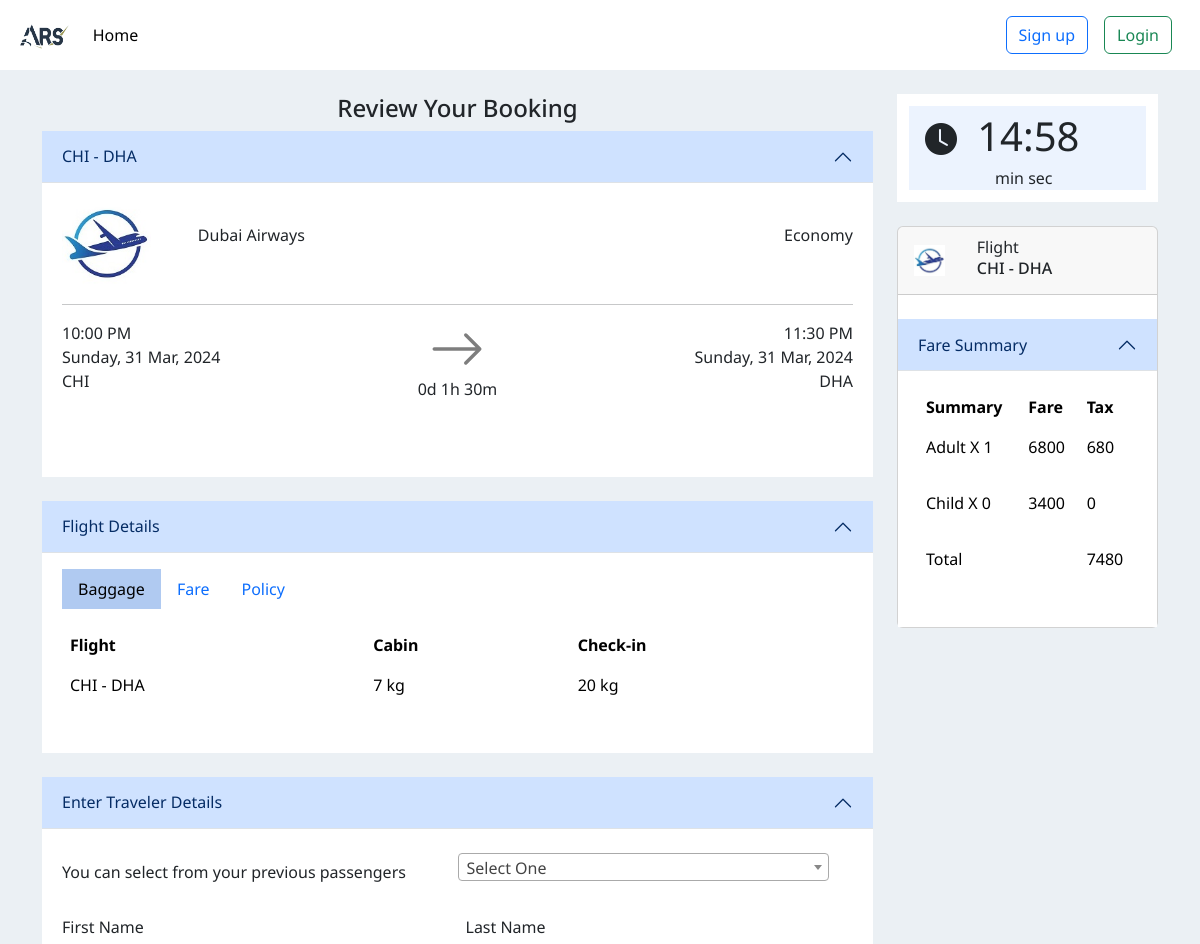
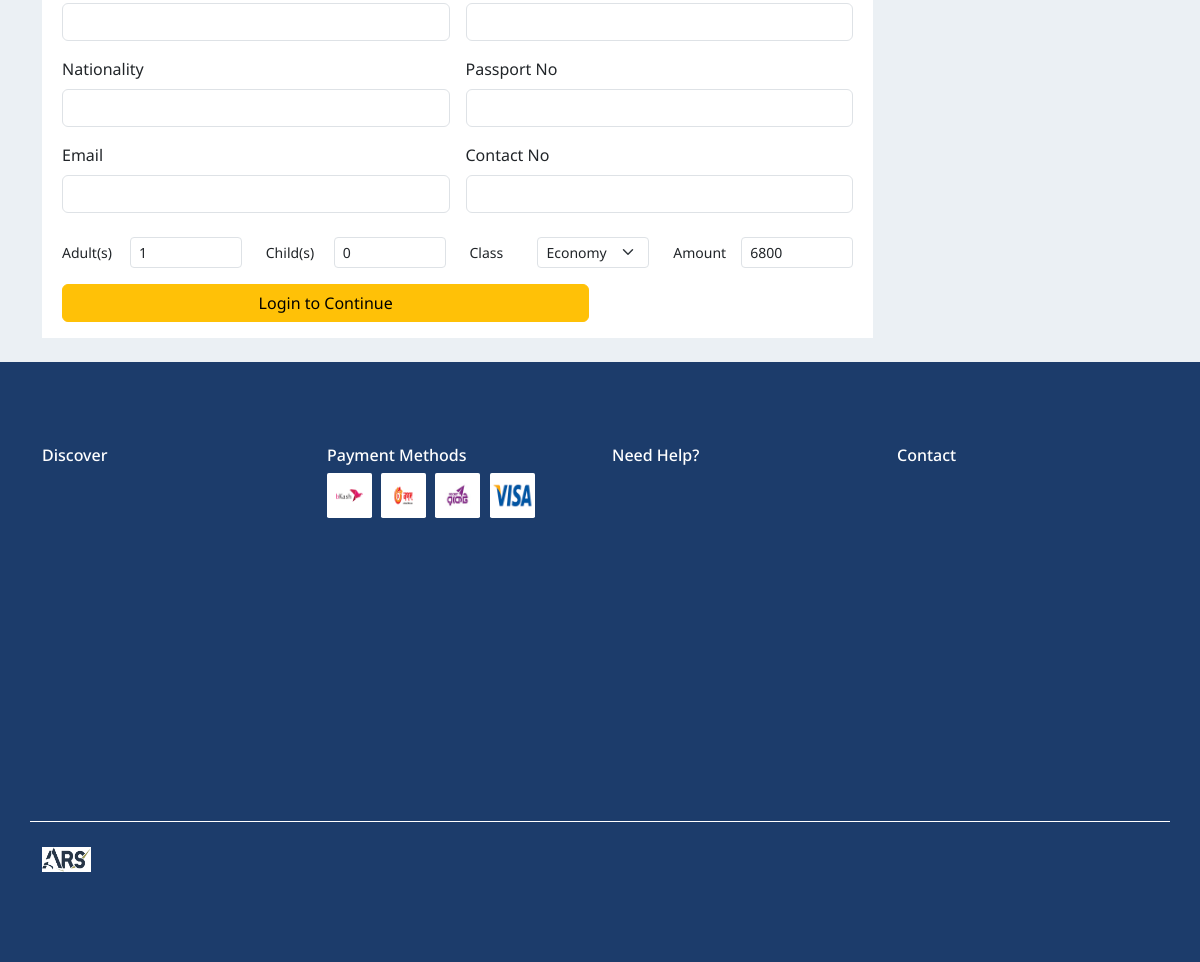
/src/booking.php?id=10002, run on the app's committed database (2 pictures, top to bottom).
### tables this page shows
CREATE TABLE `flight` (
  `id` int(11) NOT NULL,
  `source` varchar(100) NOT NULL,
  `destination` varchar(100) NOT NULL,
  `departure` datetime NOT NULL,
  `arrival` datetime NOT NULL,
  `price` int(11) NOT NULL,
  `airline` varchar(100) NOT NULL,
  `duration` int(11) NOT NULL,
  `class` varchar(20) NOT NULL DEFAULT 'Economy'
);

### src/booking.php (the view, shortened to what the rows shown need)
<?php
include_once "./inc/header.php";
include_once "./service/Airport.php";
include_once "./service/Flight.php";
include_once "./service/Passenger.php";
$ap = new Airport();
if (isset($_GET['id'])) {
  $flightID = $_GET['id'];
  $f = new Flight();
  $flight = $f->fetchFlight($flightID)->fetch_assoc();
}
?>
<body class="text-center">
  <div class="container justify-content-center mt-4">
    <div class="row mb-4">
      <div class="col-lg-9">
        <div class="accordion accordion-flush" id="accordionFlightDetails1">
          <div class="accordion-item">
            <h2 class="accordion-header" id="flush-FlightDetails1">
              <button class="accordion-button " type="button" data-bs-toggle="collapse" data-bs-target="#flush-collapseFlightDetails1" aria-expanded="true" aria-controls="flush-collapseFlightDetails1">
                <?php
                echo $ap->getCode($flight['source']);
                echo " - ";
                echo $ap->getCode($flight['destination']);
                ?>
              </button>
            </h2>
            <div id="flush-collapseFlightDetails1" class="accordion-collapse collapse show" aria-labelledby="flush-FlightDetails1" data-bs-parent="#accordionFlightDetails1">
              <div class="accordion-body">
                <div class="row align-items-center">
                  <div class="col-lg-8">
                    <div class="row text-start align-items-center">
                      <div class="col-lg-8">
                        <p>
                          <?php
                          echo $flight['airline'];
                          ?>
                        </p>
                      </div>
                    </div>
                  </div>
                </div>
                <div class="row ">
                  <div class="col-lg-5 text-start">
                    <p>
                      <?php
                      echo date('h:i A', strtotime($flight['departure']));
                      echo "<br/>";
                      echo date('l, d M, Y', strtotime($flight['departure']));
                      echo "<br/>";
                      echo $ap->getCode($flight['source']);
                      ?>
                    </p>
                  </div>
                  <div class="col-lg-2">
                    <img src="../public/images/arrow-right.svg" style="width: 100px; height: 40%; opacity: .5" alt="Right Arrow">
                    <p>
                      <?php
                      $duration = $flight['duration'];
                      $days = intdiv($duration, 24 * 60);
                      $hours = intdiv($duration % (24 * 60), 60);
                      $minutes = $duration % 60;
                      echo $days . "d " . $hours . "h " . $minutes . "m";
                      ?>
                    </p>
                  </div>
                  <div class="col-lg-5 text-end">
                    <p>
                      <?php
                      echo date('h:i A', strtotime($flight['arrival']));
                      echo "<br/>";
                      echo date('l, d M, Y', strtotime($flight['arrival']));
                      echo "<br/>";
                      echo $ap->getCode($flight['destination']);
                      ?>
                    </p>
                  </div>
                </div>
              </div>
            </div>
          </div>
        </div>
        <div class="accordion accordion-flush mt-4" id="accordionFlightDetails2">
          <div class="accordion-item">
            <h2 class="accordion-header" id="flush-FlightDetails2">
              <button class="accordion-button " type="button" data-bs-toggle="collapse" data-bs-target="#flush-collapseFlightDetails2" aria-expanded="true" aria-controls="flush-collapseFlightDetails2">
                Flight Details
              </button>
            </h2>
            <div id="flush-collapseFlightDetails2" class="accordion-collapse collapse show" aria-labelledby="flush-FlightDetails2" data-bs-parent="#accordionFlightDetails2">
              <div class="accordion-body">
                <div class="col-lg-12">
                  <div class="tab-content" id="pills-tabContent">
                    <div class="tab-pane fade show active" id="pills-baggage" role="tabpanel" aria-labelledby="pills-baggage-tab" tabindex="0">
                      <table class="col-lg-12 table table-borderless text-start">
                        <tr>
                          <th> Flight</th>
                          <th> Cabin</th>
                          <th> Check-in</th>
                        </tr>
                      </table>
                    </div>
                  </div>
                </div>
              </div>
            </div>
          </div>
        </div>
        <div class="accordion accordion-flush mt-4" id="accordionTravelerDetails">
          <div class="accordion-item">
            <h2 class="accordion-header" id="flush-headingTravelerDetails">
              <button class="accordion-button " type="button" data-bs-toggle="collapse" data-bs-target="#flush-collapseTravelerDetails" aria-expanded="true" aria-controls="flush-collapseTravelerDetails">
                Enter Traveler Details
              </button>
            </h2>
            <div id="flush-collapseTravelerDetails" class="accordion-collapse collapse show" aria-labelledby="flush-headingTravelerDetails" data-bs-parent="#accordionTravelerDetails">
              <div class="accordion-body">
                <div class="col-lg-12 text-start">
                  <form action="" method="post" class="row g-3">
                    <div class="col-md-12">
                      <div class="row justify-content-center mt-2">
                        <div class="col-2 text-start">
                          <input type="number" id="amount" name="amount" class="form-control form-control-sm" value="<?php echo $flight['price'] ?>" readonly>
                        </div>
                      </div>
                    </div>
                  </form>
                </div>
              </div>
            </div>
          </div>
        </div>
      </div>
      <div class="col-lg-3">
        <div class="card mt-4 ">
          <div class="accordion accordion-flush mt-4" id="accordionFareSummary">
            <div class="accordion-item">
              <h2 class="accordion-header" id="flush-headingFareSummary">
                <button class="accordion-button " type="button" data-bs-toggle="collapse" data-bs-target="#flush-collapseFareSummary" aria-expanded="true" aria-controls="flush-collapseFareSummary">
                  Fare Summary
                </button>
              </h2>
              <div id="flush-collapseFareSummary" class="accordion-collapse collapse show" aria-labelledby="flush-headingFareSummary" data-bs-parent="#accordionFareSummarys">
                <div class="accordion-body">
                  <div class="col-lg-12 text-start">
                    <table class="col-lg-12 table table-borderless">
                      <tr>
                        <th> Summary</th>
                        <th> Fare</th>
                        <th> Tax</th>
                      </tr>
                      <tr>
                        <td> Adult X <span id="adultNumber"> 1 </span> </td>
                        <td>
                          <?php
                          echo $flight['price'];
                          ?>
                        </td>
                        <td>
                            <p id="adultTax">
                              <?php echo $flight['price'] * 0.1; ?>
                            </p>
                        </td>
                      </tr>
                      <tr>
                        <td> Child X <span id="childNumber"> 0  </span> </td>
                        <td id="childFare">
                          <?php
                          echo $flight['price'] * .5;
                          ?>
                        </td>
                        <td>
                            <p id="childTax"> 0 </p>
                        </td>
                      </tr>
                      <tr>
                        <td>
                            <p id="totalAmount">
                              <?php echo $flight['price'] + $flight['price'] * 0.1; ?>
                            </p>
                        </td>
                      </tr>
                    </table>
                  </div>
                </div>
              </div>
            </div>
          </div>
        </div>
      </div>
    </div>
  </div>
</body>
</html>

### data on the page
flight: airline "Dubai Airways", departure "10:00 PM", departure "Sunday, 31 Mar, 2024", duration "0", duration "1", duration "30", arrival "11:30 PM", arrival "Sunday, 31 Mar, 2024", amount "6800", price "6800", $flight['price']*0.1 "680", price "3400", $flight['price'] + $flight['price'] * 0.1 "7480"

### other printed values
$ap->getCode($flight['source']) "CHI"
$ap->getCode($flight['destination']) "DHA"
